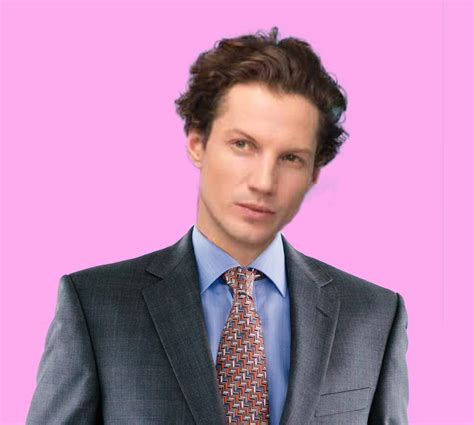
#> input picture Python_OpenCV_Tests/Advanced/Images/man.jpg, 474 x 425 px
$ python thresh.py
#> lines starting #> are read from the running program, lines starting #| are printed output that depends on the picture; after the words box and inside, x2 and y2 are one past the last pixel; in counts of white or black regions, pixels touching at a corner belong together
### Python_OpenCV_Tests/Advanced/close.py
#Module for closing windows with escape key
import cv2

def it():
    while True:
        k = cv2.waitKey(0) & 0xFF
        if k == 27:
            cv2.destroyAllWindows()
            break

### Python_OpenCV_Tests/Advanced/thresh.py
import cv2 as cv
import close

img = cv.imread('Images/man.jpg')
#> img is the input picture: shape (425, 474, 3); mean B, G, R 178.6, 139.3, 190.3
#cv.imshow('Man', img)

gray = cv.cvtColor(img, cv.COLOR_BGR2GRAY)
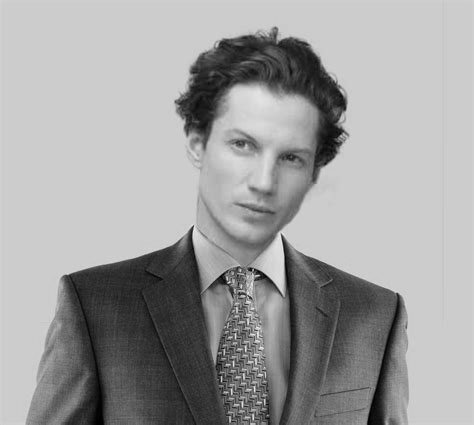
#> gray: shape (425, 474); min 0, max 240, mean 159
#cv.imshow('Gray', gray)

#Simple threshholding
threshold, thresh = cv.threshold(gray, 125, 255, cv.THRESH_BINARY)
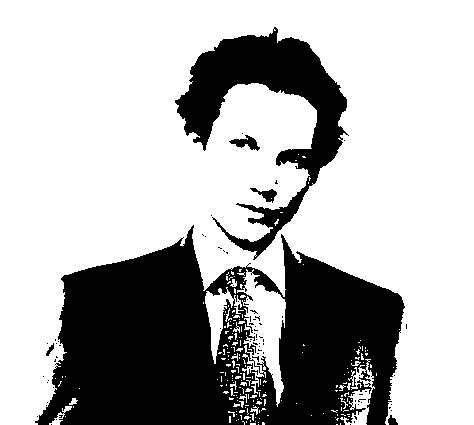
#> thresh: shape (425, 474); 70.1% white; 77 black regions (71 under 20 px), largest, box (x1, y1, x2, y2) and area: (35, 225, 405, 425) 47068, (175, 27, 349, 260) 12529, (229, 135, 260, 151) 223, (250, 188, 277, 203) 169, (388, 415, 398, 425) 63, (46, 343, 54, 356) 43
#cv.imshow('Simple Thresholded', thresh)

threshold, thresh_inv = cv.threshold(gray, 150, 255, cv.THRESH_BINARY_INV)
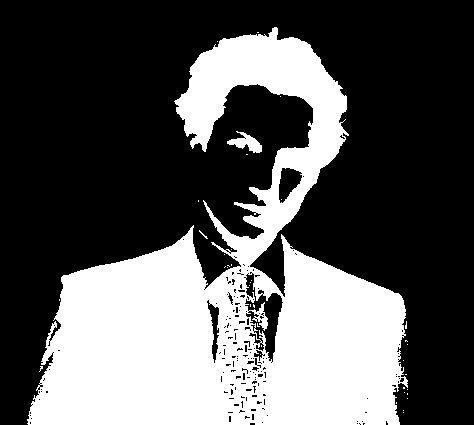
#> thresh_inv: shape (425, 474); 34.5% white; 38 white regions (36 under 20 px), largest, box (x1, y1, x2, y2) and area: (27, 27, 408, 425) 69088, (227, 131, 262, 153) 358
#cv.imshow('Simple Thresholded Inverted', thresh_inv)

# Adaptive Thresholding

adaptive_thresh = cv.adaptiveThreshold(gray, 255, cv.ADAPTIVE_THRESH_GAUSSIAN_C, cv.THRESH_BINARY, 11, 6)
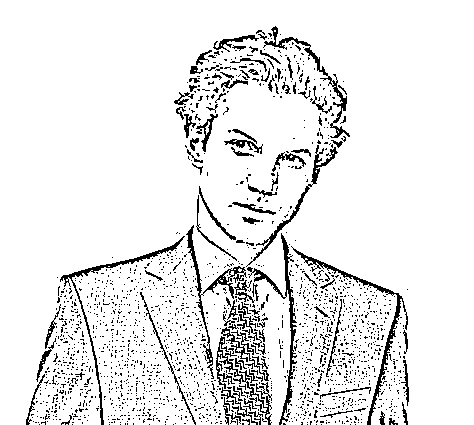
#> adaptive_thresh: shape (425, 474); 91.4% white; black in thin lines or dots, all inside (x1, y1, x2, y2) = (26, 26, 409, 425)
cv.imshow('Adaptive Thresholding', adaptive_thresh)

close.it()
#> (key Esc is pressed here)
